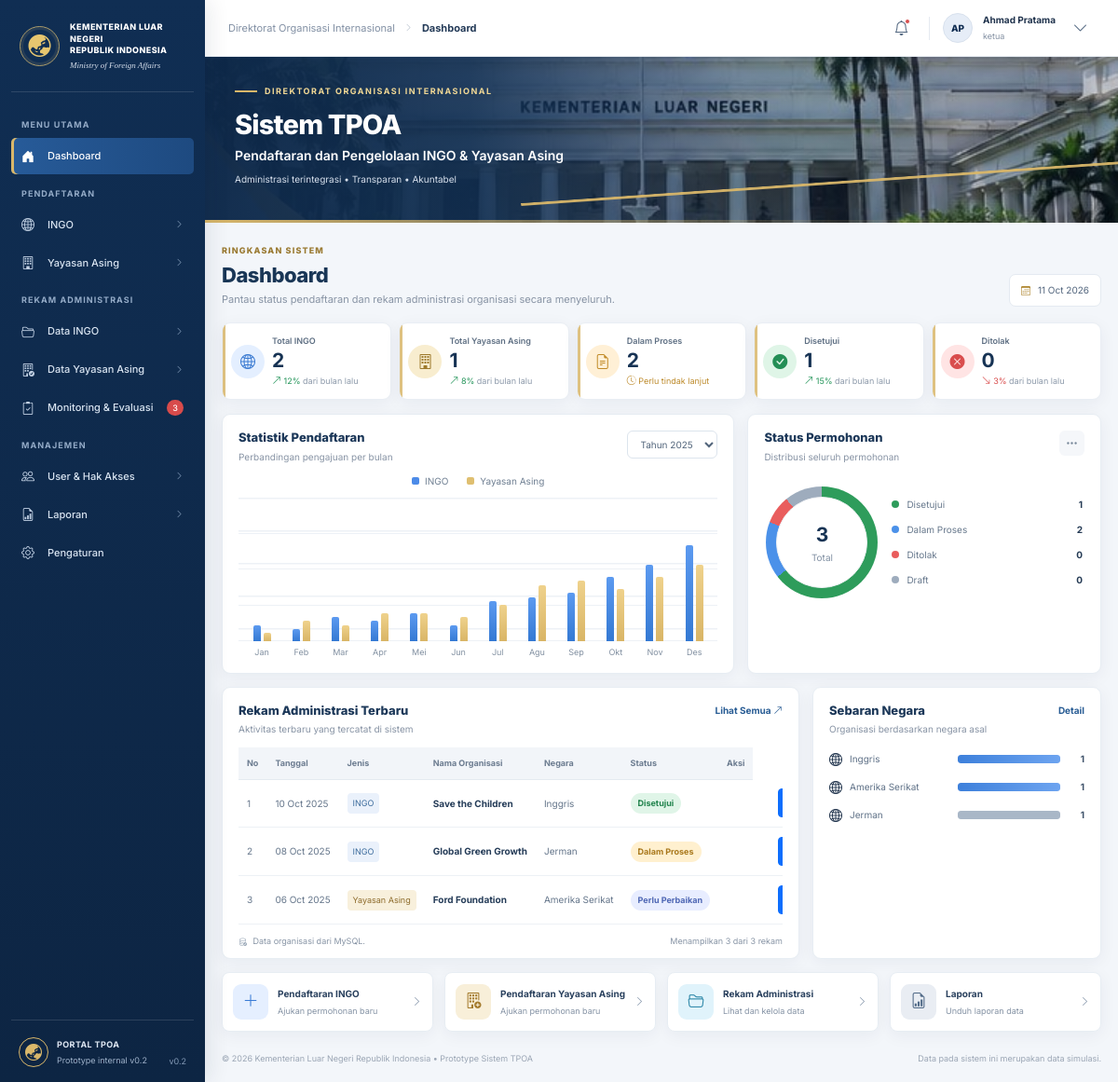
The page / on the database its author committed.
### tables this page shows
CREATE TABLE organisasi (
  id BIGINT UNSIGNED AUTO_INCREMENT PRIMARY KEY,
  nomor_registrasi VARCHAR(40) NOT NULL UNIQUE,
  nama_resmi VARCHAR(200) NOT NULL,
  jenis ENUM('INGO','YAYASAN_ASING') NOT NULL,
  negara_asal VARCHAR(100) NOT NULL,
  nama_perwakilan VARCHAR(150) NULL,
  email_resmi VARCHAR(190) NULL,
  alamat TEXT NULL,
  bidang_kegiatan VARCHAR(120) NULL,
  tanggal_pengajuan DATE NOT NULL,
  status ENUM('DRAFT','DIAJUKAN','DALAM_REVIEW','PERLU_PERBAIKAN','DIVERIFIKASI','DISETUJUI','DITOLAK') NOT NULL DEFAULT 'DIAJUKAN',
  created_by BIGINT UNSIGNED NULL,
  created_at TIMESTAMP NOT NULL DEFAULT CURRENT_TIMESTAMP,
  updated_at TIMESTAMP NULL DEFAULT NULL ON UPDATE CURRENT_TIMESTAMP,
  CONSTRAINT fk_org_user FOREIGN KEY (created_by) REFERENCES users(id) ON DELETE SET NULL,
  INDEX idx_org_jenis_status (jenis,status),
  INDEX idx_org_nama (nama_resmi),
  INDEX idx_org_negara (negara_asal)
);

### index.php (the view, shortened to what this page needs)
<?php
$user = $_SESSION['user'];
$page = $_GET['page'] ?? 'dashboard';
function e($v){ return htmlspecialchars((string)$v, ENT_QUOTES, 'UTF-8'); }
function active($current, $target){ return $current === $target ? ' active' : ''; }
function status_label($s){ $map=['DRAFT'=>'Draft','DIAJUKAN'=>'Diajukan','DALAM_REVIEW'=>'Dalam Proses','PERLU_PERBAIKAN'=>'Perlu Perbaikan','DIVERIFIKASI'=>'Terverifikasi','DISETUJUI'=>'Disetujui','DITOLAK'=>'Ditolak']; return $map[$s] ?? $s; }
function status_class($s){ $map=['DRAFT'=>'status-review','DIAJUKAN'=>'status-process','DALAM_REVIEW'=>'status-process','PERLU_PERBAIKAN'=>'status-review','DIVERIFIKASI'=>'status-approved','DISETUJUI'=>'status-approved','DITOLAK'=>'status-rejected']; return $map[$s] ?? 'status-process'; }
function jenis_label($s){ return $s==='YAYASAN_ASING'?'Yayasan Asing':'INGO'; }
function tanggal_label($s){ return $s ? date('d M Y', strtotime($s)) : '—'; }
$pageTitles = ['dashboard'=>'Dashboard','daftar_ingo'=>'Pendaftaran INGO','daftar_yayasan'=>'Pendaftaran Yayasan Asing','data_ingo'=>'Data INGO','data_yayasan'=>'Data Yayasan Asing','verifikasi'=>'Verifikasi & Persetujuan','users'=>'Pengguna & Hak Akses','laporan'=>'Laporan Administrasi','pengaturan'=>'Pengaturan'];
$title = $pageTitles[$page];
$pdo = null; $dbError = '';
$orgRows=[]; $stats=['ingo'=>0,'yayasan'=>0,'process'=>0,'approved'=>0,'rejected'=>0,'total'=>0]; $countryRows=[];
if ($pdo instanceof PDO) {
  try {
    $stats['ingo']=(int)$pdo->query("SELECT COUNT(*) FROM organisasi WHERE jenis='INGO'")->fetchColumn();
    $stats['yayasan']=(int)$pdo->query("SELECT COUNT(*) FROM organisasi WHERE jenis='YAYASAN_ASING'")->fetchColumn();
    $stats['process']=(int)$pdo->query("SELECT COUNT(*) FROM organisasi WHERE status IN ('DIAJUKAN','DALAM_REVIEW','PERLU_PERBAIKAN')")->fetchColumn();
    $stats['approved']=(int)$pdo->query("SELECT COUNT(*) FROM organisasi WHERE status='DISETUJUI'")->fetchColumn();
    $stats['rejected']=(int)$pdo->query("SELECT COUNT(*) FROM organisasi WHERE status='DITOLAK'")->fetchColumn();
    $stats['total']=(int)$pdo->query("SELECT COUNT(*) FROM organisasi")->fetchColumn();
    $orgRows=$pdo->query("SELECT id,nomor_registrasi,nama_resmi,jenis,negara_asal,tanggal_pengajuan,status FROM organisasi ORDER BY created_at DESC LIMIT 500")->fetchAll();
    $countryRows=$pdo->query("SELECT negara_asal,COUNT(*) total FROM organisasi GROUP BY negara_asal ORDER BY total DESC LIMIT 7")->fetchAll();
  } catch (Throwable $ex) { $dbError='Struktur database belum lengkap. Impor database/schema.sql dari paket prototype terlebih dahulu.'; error_log($ex->getMessage()); }
}
?>
<!doctype html>
<html lang="id">
<head>
<link href="https://cdn.jsdelivr.net/npm/bootstrap@5.3.3/dist/css/bootstrap.min.css" rel="stylesheet">
<link href="https://cdn.jsdelivr.net/npm/bootstrap-icons@1.11.3/font/bootstrap-icons.min.css" rel="stylesheet">
<link rel="stylesheet" href="assets/css/style.css?v=2">
</head>
<body>
<div class="app-shell">
  <aside class="sidebar" id="sidebar">
    <a class="brand" href="index.php?page=dashboard"><span class="brand-emblem"><i class="bi bi-globe-asia-australia"></i></span><span class="brand-copy"><strong>KEMENTERIAN LUAR NEGERI</strong><b>REPUBLIK INDONESIA</b><small>Ministry of Foreign Affairs</small></span></a>
    <div class="nav-section-label">MENU UTAMA</div>
    <a class="nav-link-custom<?=active($page,'dashboard')?>" href="?page=dashboard"><i class="bi bi-house-door-fill"></i><span>Dashboard</span></a>
    <div class="nav-section-label">PENDAFTARAN</div>
    <a class="nav-link-custom<?=active($page,'daftar_ingo')?>" href="?page=daftar_ingo"><i class="bi bi-globe2"></i><span>INGO</span><i class="bi bi-chevron-right nav-chevron"></i></a>
    <a class="nav-link-custom<?=active($page,'daftar_yayasan')?>" href="?page=daftar_yayasan"><i class="bi bi-building"></i><span>Yayasan Asing</span><i class="bi bi-chevron-right nav-chevron"></i></a>
    <div class="nav-section-label">REKAM ADMINISTRASI</div>
    <a class="nav-link-custom<?=active($page,'data_ingo')?>" href="?page=data_ingo"><i class="bi bi-folder2-open"></i><span>Data INGO</span><i class="bi bi-chevron-right nav-chevron"></i></a>
    <a class="nav-link-custom<?=active($page,'data_yayasan')?>" href="?page=data_yayasan"><i class="bi bi-building-check"></i><span>Data Yayasan Asing</span><i class="bi bi-chevron-right nav-chevron"></i></a>
    <a class="nav-link-custom<?=active($page,'verifikasi')?>" href="?page=verifikasi"><i class="bi bi-clipboard2-check"></i><span>Monitoring & Evaluasi</span><span class="nav-badge">3</span></a>
    <div class="nav-section-label">MANAJEMEN</div>
    <a class="nav-link-custom<?=active($page,'users')?>" href="?page=users"><i class="bi bi-people"></i><span>User & Hak Akses</span><i class="bi bi-chevron-right nav-chevron"></i></a>
    <a class="nav-link-custom<?=active($page,'laporan')?>" href="?page=laporan"><i class="bi bi-file-earmark-bar-graph"></i><span>Laporan</span><i class="bi bi-chevron-right nav-chevron"></i></a>
    <a class="nav-link-custom<?=active($page,'pengaturan')?>" href="?page=pengaturan"><i class="bi bi-gear"></i><span>Pengaturan</span></a>
    <div class="sidebar-bottom"><div class="mini-emblem"><i class="bi bi-globe-asia-australia"></i></div><div><strong>PORTAL TPOA</strong><small>Prototype internal v0.2</small></div><span class="sidebar-version">v0.2</span></div>
  </aside>
  <main class="main-area">
    <header class="topbar">
      <div class="breadcrumb-line"><span>Direktorat Organisasi Internasional</span><i class="bi bi-chevron-right"></i><strong><?=e($title)?></strong></div>
      <div class="topbar-right"><button class="top-icon" id="notificationButton" title="Notifikasi"><i class="bi bi-bell"></i><span class="notification-dot"></span></button><div class="top-divider"></div><div class="avatar">AP</div><div class="user-info"><strong><?php echo e($user['nama']); ?></strong><small><?php echo e($user['role']); ?></small></div><button class="top-icon" id="profileButton" title="Profil"><i class="bi bi-chevron-down"></i></button></div>
    </header>
    <?php if ($page === 'dashboard'): ?>
    <section class="hero-banner"><div class="hero-shade"></div><div class="hero-copy"><div class="hero-kicker"><span></span> DIREKTORAT ORGANISASI INTERNASIONAL</div><h1>Sistem TPOA</h1><p>Pendaftaran dan Pengelolaan INGO &amp; Yayasan Asing</p><small>Administrasi terintegrasi • Transparan • Akuntabel</small></div><div class="hero-gold-line"></div></section>
    <div class="content-wrap dashboard-content">
      <div class="welcome-row"><div><div class="eyebrow">RINGKASAN SISTEM</div><h2>Dashboard</h2><p>Pantau status pendaftaran dan rekam administrasi organisasi secara menyeluruh.</p></div><div class="date-chip"><i class="bi bi-calendar3"></i><?=date('d M Y')?></div></div>
      <div class="stats-grid">
        <article class="stat-card"><div class="stat-icon stat-blue"><i class="bi bi-globe2"></i></div><div class="stat-body"><span>Total INGO</span><strong id="totalIngo"><?=number_format($stats['ingo'])?></strong><small><i class="bi bi-arrow-up-right"></i> 12% <em>dari bulan lalu</em></small></div></article>
        <article class="stat-card"><div class="stat-icon stat-gold"><i class="bi bi-building"></i></div><div class="stat-body"><span>Total Yayasan Asing</span><strong id="totalYayasan"><?=number_format($stats['yayasan'])?></strong><small><i class="bi bi-arrow-up-right"></i> 8% <em>dari bulan lalu</em></small></div></article>
        <article class="stat-card"><div class="stat-icon stat-amber"><i class="bi bi-file-earmark-text"></i></div><div class="stat-body"><span>Dalam Proses</span><strong><?=number_format($stats['process'])?></strong><small class="muted-trend"><i class="bi bi-clock-history"></i> Perlu tindak lanjut</small></div></article>
        <article class="stat-card"><div class="stat-icon stat-green"><i class="bi bi-check-circle-fill"></i></div><div class="stat-body"><span>Disetujui</span><strong><?=number_format($stats['approved'])?></strong><small><i class="bi bi-arrow-up-right"></i> 15% <em>dari bulan lalu</em></small></div></article>
        <article class="stat-card"><div class="stat-icon stat-red"><i class="bi bi-x-circle-fill"></i></div><div class="stat-body"><span>Ditolak</span><strong><?=number_format($stats['rejected'])?></strong><small class="negative-trend"><i class="bi bi-arrow-down-right"></i> 3% <em>dari bulan lalu</em></small></div></article>
      </div>
      <div class="dashboard-grid charts-row">
        <section class="panel chart-panel"><div class="panel-heading"><div><h3>Statistik Pendaftaran</h3><p>Perbandingan pengajuan per bulan</p></div><select id="yearFilter" class="year-select" aria-label="Pilih tahun"><option value="2025">Tahun 2025</option><option value="2024">Tahun 2024</option><option value="2023">Tahun 2023</option></select></div>
          <div class="chart-legend"><span><i class="legend-square legend-blue"></i>INGO</span><span><i class="legend-square legend-gold"></i>Yayasan Asing</span></div>
          <div class="bar-chart" id="barChart" aria-label="Grafik pendaftaran bulanan"><div class="chart-grid-lines"><i></i><i></i><i></i><i></i><i></i></div>
          <?php $months=['Jan','Feb','Mar','Apr','Mei','Jun','Jul','Agu','Sep','Okt','Nov','Des']; $ingo=[4,3,6,5,7,4,10,11,12,16,19,24]; $yay=[2,5,4,7,7,6,9,14,15,13,16,19]; foreach($months as $i=>$month): ?><div class="bar-pair" data-month="<?=e($month)?>"><div class="bar bar-ingo" style="height:<?=($ingo[$i]*4.3)?>px"></div><div class="bar bar-yayasan" style="height:<?=($yay[$i]*4.3)?>px"></div><small><?=e($month)?></small></div><?php endforeach; ?>
          </div>
        </section>
        <section class="panel status-panel"><div class="panel-heading"><div><h3>Status Permohonan</h3><p>Distribusi seluruh permohonan</p></div><button class="more-button" title="Info status"><i class="bi bi-three-dots"></i></button></div><div class="donut-layout"><div class="donut-chart"><div class="donut-hole"><strong><?=number_format($stats['total'])?></strong><span>Total</span></div></div><div class="status-legend"><div><span class="legend-dot dot-green"></span><span>Disetujui</span><strong><?=number_format($stats['approved'])?></strong></div><div><span class="legend-dot dot-blue"></span><span>Dalam Proses</span><strong><?=number_format($stats['process'])?></strong></div><div><span class="legend-dot dot-red"></span><span>Ditolak</span><strong><?=number_format($stats['rejected'])?></strong></div><div><span class="legend-dot dot-gray"></span><span>Draft</span><strong><?=max(0,$stats['total']-$stats['approved']-$stats['process']-$stats['rejected'])?></strong></div></div></div></section>
      </div>
      <div class="dashboard-grid records-row">
        <section class="panel records-panel"><div class="panel-heading"><div><h3>Rekam Administrasi Terbaru</h3><p>Aktivitas terbaru yang tercatat di sistem</p></div><a class="text-link" href="?page=data_ingo">Lihat Semua <i class="bi bi-arrow-up-right"></i></a></div><div class="table-responsive"><table class="table data-table"><thead><tr><th>No</th><th>Tanggal</th><th>Jenis</th><th>Nama Organisasi</th><th>Negara</th><th>Status</th><th>Aksi</th></tr></thead><tbody id="dashboardRows">
          <?php if(!$orgRows): ?><tr><td colspan="7" class="text-center py-4">Belum ada data organisasi di database.</td></tr><?php else: foreach(array_slice($orgRows,0,5) as $i=>$org): ?><tr><td><?=($i+1)?></td><td><?=e(tanggal_label($org['tanggal_pengajuan']))?></td><td><span class="type-pill <?= $org['jenis']==='YAYASAN_ASING'?'type-foundation':'' ?>"><?=e(jenis_label($org['jenis']))?></span></td><td class="org-name"><?=e($org['nama_resmi'])?></td><td><?=e($org['negara_asal'])?></td><td><span class="status-pill <?=e(status_class($org['status']))?>"><?=e(status_label($org['status']))?></span></td>
          <td>
  <td>
<td>
    <a href="detail_rekam.php?id=<?= $org['id']; ?>" class="btn btn-sm btn-primary position-relative" style="z-index: 9999; pointer-events: auto;" title="Lihat Rekam Administrasi">
    </a>
</td>
    </tr><?php endforeach; endif; ?></tbody></table></div><div class="panel-footnote"><span><i class="bi bi-database-check"></i> Data organisasi dari MySQL.</span><span>Menampilkan <?=min(5,count($orgRows))?> dari <?=number_format($stats['total'])?> rekam</span></div></section>
        <section class="panel countries-panel"><div class="panel-heading"><div><h3>Sebaran Negara</h3><p>Organisasi berdasarkan negara asal</p></div><a href="?page=laporan" class="text-link">Detail</a></div><div class="country-list">
          <?php if(!$countryRows): ?><div class="text-muted small">Belum ada data negara.</div><?php else: $maxCountry=max(array_column($countryRows,'total')); foreach($countryRows as $c): ?><div class="country-item"><span class="country-flag"><i class="bi bi-globe2"></i></span><span class="country-name"><?=e($c['negara_asal'])?></span><div class="country-track"><i style="width:<?=max(4,round($c['total']/$maxCountry*100))?>%"></i></div><strong><?=$c['total']?></strong></div><?php endforeach; endif; ?>
        </div></section>
      </div>
      <div class="quick-actions"><a href="?page=daftar_ingo" class="quick-action"><span class="quick-icon quick-blue"><i class="bi bi-plus-lg"></i></span><span><strong>Pendaftaran INGO</strong><small>Ajukan permohonan baru</small></span><i class="bi bi-chevron-right quick-arrow"></i></a><a href="?page=daftar_yayasan" class="quick-action"><span class="quick-icon quick-gold"><i class="bi bi-building-add"></i></span><span><strong>Pendaftaran Yayasan Asing</strong><small>Ajukan permohonan baru</small></span><i class="bi bi-chevron-right quick-arrow"></i></a><a href="?page=data_ingo" class="quick-action"><span class="quick-icon quick-cyan"><i class="bi bi-folder2-open"></i></span><span><strong>Rekam Administrasi</strong><small>Lihat dan kelola data</small></span><i class="bi bi-chevron-right quick-arrow"></i></a><a href="?page=laporan" class="quick-action"><span class="quick-icon quick-slate"><i class="bi bi-file-earmark-bar-graph"></i></span><span><strong>Laporan</strong><small>Unduh laporan data</small></span><i class="bi bi-chevron-right quick-arrow"></i></a></div>
    <?php endif; ?>
    <footer class="page-footer"><span>© <?=date('Y')?> Kementerian Luar Negeri Republik Indonesia • Prototype Sistem TPOA</span><span>Data pada sistem ini merupakan data simulasi.</span></footer>
    </div>
  </main>
</div>
<div class="toast-container position-fixed bottom-0 end-0 p-3"></div>
</body></html>

### rows shown on the page
organisasi: tanggal_pengajuan "10 Oct 2025", jenis "INGO", nama_resmi "Save the Children", negara_asal "Inggris", status "Disetujui"
organisasi: tanggal_pengajuan "08 Oct 2025", jenis "INGO", nama_resmi "Global Green Growth", negara_asal "Jerman", status "Dalam Proses"
organisasi: tanggal_pengajuan "06 Oct 2025", jenis "Yayasan Asing", nama_resmi "Ford Foundation", negara_asal "Amerika Serikat", status "Perlu Perbaikan"

### other values the page prints
$title "Dashboard"
$user['nama'] "Ahmad Pratama"
$user['role'] "ketua"
$stats['ingo'] "2"
$stats['yayasan'] "1"
$stats['process'] "2"
$stats['approved'] "1"
$stats['rejected'] "0"
$month "Jan"
$month "Feb"
$month "Mar"
$month "Apr"
$month "Mei"
$month "Jun"
$month "Jul"
